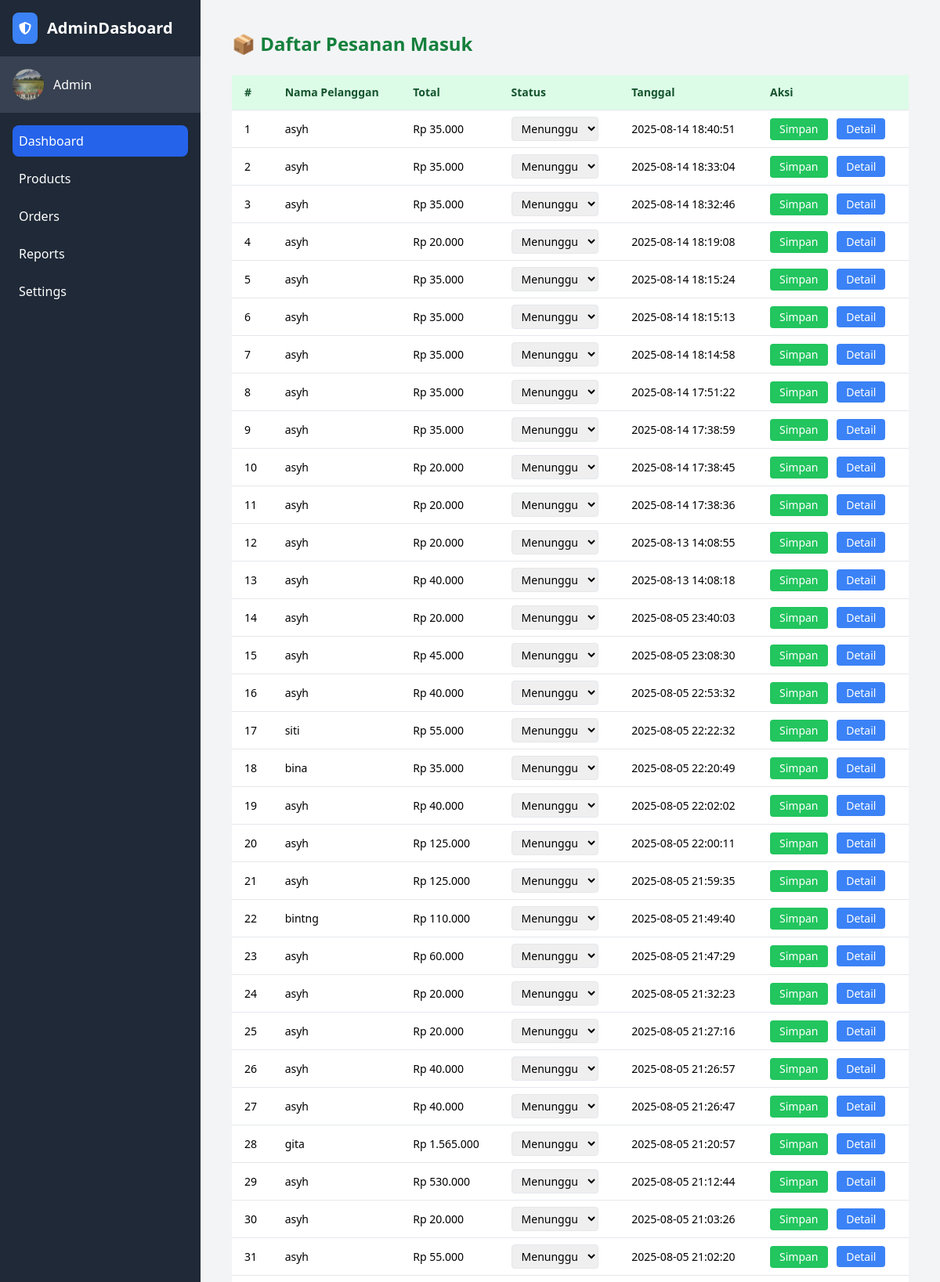
Page /admin/pages/orders.php (upper part) on the committed database.
### tables this page shows
CREATE TABLE `orders` (
  `id` int(11) NOT NULL,
  `customer_name` varchar(100) DEFAULT NULL,
  `user_id` int(11) DEFAULT NULL,
  `total` int(11) DEFAULT NULL,
  `status` enum('menunggu','dibayar','dikemas','dikirim','selesai') DEFAULT 'menunggu',
  `delivery_method` varchar(20) DEFAULT NULL,
  `created_at` datetime DEFAULT current_timestamp(),
  `order_date` datetime DEFAULT current_timestamp(),
  `address` text DEFAULT NULL
);

### admin/pages/orders.php (the view, shortened to what this page needs)
<?php
include '../../pelanggan/inc/db.php';
?>
<!DOCTYPE html>
<html lang="id">
<head>
  <script src="https://cdn.tailwindcss.com"></script>
  <link rel="stylesheet" href="https://cdnjs.cloudflare.com/ajax/libs/font-awesome/6.5.0/css/all.min.css">
</head>
<body class="bg-gray-100 font-sans">
  <div class="flex h-screen overflow-hidden">
    <?php include '../inc/sidebar.php'; ?>
    <div class="flex-1 overflow-y-auto p-10">
      <h2 class="text-2xl font-bold text-green-700 mb-6">📦 Daftar Pesanan Masuk</h2>
      <div class="overflow-x-auto">
        <table class="min-w-full bg-white rounded shadow text-sm">
          <thead class="bg-green-100 text-green-900">
            <tr>
              <th class="px-4 py-3 text-left">#</th>
              <th class="px-4 py-3 text-left">Nama Pelanggan</th>
              <th class="px-4 py-3 text-left">Total</th>
              <th class="px-4 py-3 text-left">Status</th>
              <th class="px-4 py-3 text-left">Tanggal</th>
              <th class="px-4 py-3 text-left">Aksi</th>
            </tr>
          </thead>
          <tbody>
            <?php
            $result = $conn->query("SELECT * FROM orders ORDER BY created_at DESC");
            $no = 1;
            while ($row = $result->fetch_assoc()):
            ?>
            <tr class="border-t">
              <td class="px-4 py-2"><?= $no++; ?></td>
              <td class="px-4 py-2"><?= htmlspecialchars($row['customer_name']); ?></td>
              <td class="px-4 py-2">Rp <?= number_format($row['total'], 0, ',', '.'); ?></td>
              <td class="px-4 py-2">
                <form method="POST" class="flex items-center gap-2">
                  <select name="status" class="border rounded px-2 py-1 text-sm">
                    <option value="menunggu" <?= $row['status'] == 'menunggu' ? 'selected' : '' ?>>Menunggu</option>
                  </select>
              </td>
              <td class="px-4 py-2"><?= $row['created_at']; ?></td>
              <td class="px-4 py-2 space-x-2">
                  <button type="submit" name="ubah_status" class="bg-green-500 text-white px-3 py-1 rounded text-sm hover:bg-green-600">Simpan</button>
                  <a href="detail_order.php?id=<?= $row['id']; ?>" class="bg-blue-500 text-white px-3 py-1 rounded text-sm hover:bg-blue-600">Detail</a>
              </td>
            </tr>
            <?php endwhile; ?>
          </tbody>
        </table>
      </div>
    </div>
  </div>
</body>
</html>

### rows in the picture
orders: customer_name "asyh", total "35.000", status "Menunggu", created_at "2025-08-14 18:40:51"
orders: customer_name "asyh", total "35.000", status "Menunggu", created_at "2025-08-14 18:33:04"
orders: customer_name "asyh", total "35.000", status "Menunggu", created_at "2025-08-14 18:32:46"
orders: customer_name "asyh", total "20.000", status "Menunggu", created_at "2025-08-14 18:19:08"
orders: customer_name "asyh", total "35.000", status "Menunggu", created_at "2025-08-14 18:15:24"
orders: customer_name "asyh", total "35.000", status "Menunggu", created_at "2025-08-14 18:15:13"
orders: customer_name "asyh", total "35.000", status "Menunggu", created_at "2025-08-14 18:14:58"
orders: customer_name "asyh", total "35.000", status "Menunggu", created_at "2025-08-14 17:51:22"
orders: customer_name "asyh", total "35.000", status "Menunggu", created_at "2025-08-14 17:38:59"
orders: customer_name "asyh", total "20.000", status "Menunggu", created_at "2025-08-14 17:38:45"
orders: customer_name "asyh", total "20.000", status "Menunggu", created_at "2025-08-14 17:38:36"
orders: customer_name "asyh", total "20.000", status "Menunggu", created_at "2025-08-13 14:08:55"
orders: customer_name "asyh", total "40.000", status "Menunggu", created_at "2025-08-13 14:08:18"
orders: customer_name "asyh", total "20.000", status "Menunggu", created_at "2025-08-05 23:40:03"
orders: customer_name "asyh", total "45.000", status "Menunggu", created_at "2025-08-05 23:08:30"
orders: customer_name "asyh", total "40.000", status "Menunggu", created_at "2025-08-05 22:53:32"
orders: customer_name "siti", total "55.000", status "Menunggu", created_at "2025-08-05 22:22:32"
orders: customer_name "bina", total "35.000", status "Menunggu", created_at "2025-08-05 22:20:49"
orders: customer_name "asyh", total "40.000", status "Menunggu", created_at "2025-08-05 22:02:02"
orders: customer_name "asyh", total "125.000", status "Menunggu", created_at "2025-08-05 22:00:11"
orders: customer_name "asyh", total "125.000", status "Menunggu", created_at "2025-08-05 21:59:35"
orders: customer_name "bintng", total "110.000", status "Menunggu", created_at "2025-08-05 21:49:40"
orders: customer_name "asyh", total "60.000", status "Menunggu", created_at "2025-08-05 21:47:29"
orders: customer_name "asyh", total "20.000", status "Menunggu", created_at "2025-08-05 21:32:23"
orders: customer_name "asyh", total "20.000", status "Menunggu", created_at "2025-08-05 21:27:16"
orders: customer_name "asyh", total "40.000", status "Menunggu", created_at "2025-08-05 21:26:57"
orders: customer_name "asyh", total "40.000", status "Menunggu", created_at "2025-08-05 21:26:47"
orders: customer_name "gita", total "1.565.000", status "Menunggu", created_at "2025-08-05 21:20:57"
orders: customer_name "asyh", total "530.000", status "Menunggu", created_at "2025-08-05 21:12:44"
orders: customer_name "asyh", total "20.000", status "Menunggu", created_at "2025-08-05 21:03:26"
orders: customer_name "asyh", total "55.000", status "Menunggu", created_at "2025-08-05 21:02:20"

### other values in the picture
isset($_SESSION['admin_name']) ? $_SESSION['admin_name'] : 'Admin' "Admin"
